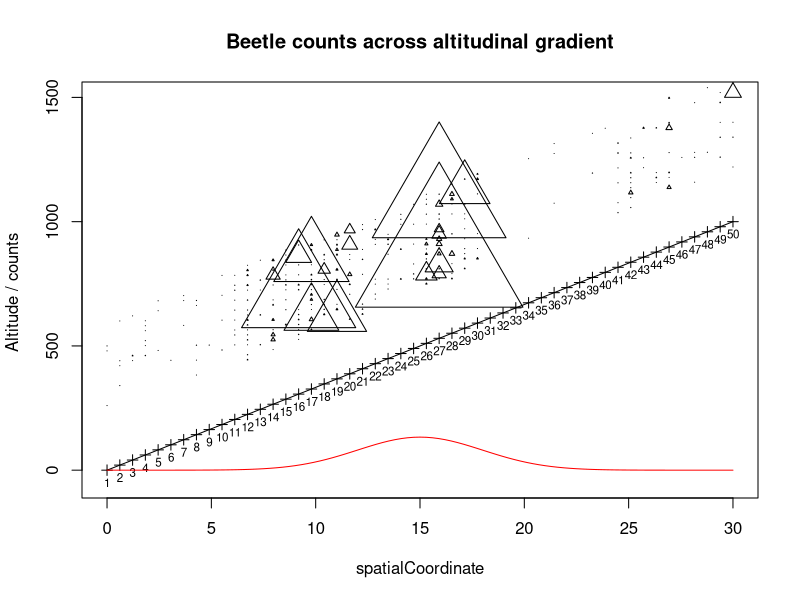
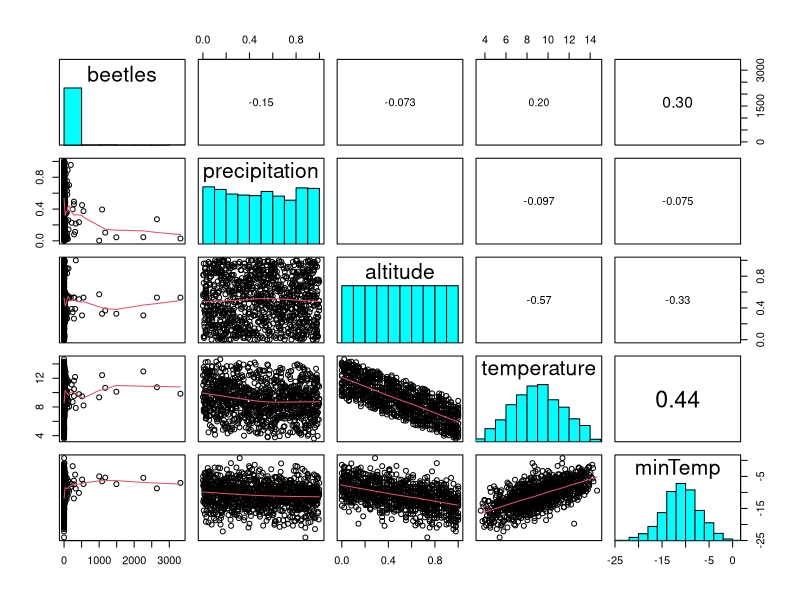

Generate these figures, in order, with R:
## ---- chunk 1
library(lme4)
library(lmerTest)
library(msm)
library(effects)
## ---- chunk 2
set.seed(2)
altitude = rep(seq(0,1,len = 50), each = 20)
precipitation = runif(1000, 0,1) 
temperature =  runif(1000, 10,15) - precipitation - 6* altitude 
minTemp = temperature - 20 + rnorm(1000, 0,3)
dataID = 1:1000
spatialCoordinate = rep(seq(0,30, len = 50), each = 20)

# random effects
region = rep(1:10, each = 100)
plot = rep(1:50, each = 20)
year = rep(1:20, times = 50)
technician = sample.int(5, 1000, replace =T)


#plotRandom = 0 - rexp(20, rate = 1)

yearRandom = rtnorm(20, 0, 2, upper = 2)
regionRandom = rtnorm(10, 0, 5, upper = 2)
plotRandom = rtnorm(50,0,1, upper = 1)

technicianRandom = rtnorm(5, 0, 3, upper = 2)

#overdispersion = rtnorm(1000, sd = 1, upper = 1)

beetles <- rpois(1000, exp( -7 +   
  
  -2  * precipitation 
  
  + 2* temperature - 0.08*temperature^2 
  
  -0.05*(minTemp + yearRandom[year] + 5)^2

  
  #+ overdispersion 
  + plotRandom[plot] + regionRandom[region] + technicianRandom[technician] )
)
# beetles[rbinom(1,200,0.1)] = 0  #zero-inflation
data = data.frame(dataID, beetles, precipitation, altitude, temperature, minTemp, region, plot, year, technician, spatialCoordinate)
write.table(data, "data.txt")
## ---- chunk 3
str(data)
## ---- chunk 4

plot(spatialCoordinate , 200 + altitude * 1000 + 20* year, cex = beetles/200, pch =2, main = "Beetle counts across altitudinal gradient", ylim = c(-50,1500), ylab = "Altitude / counts ")
lines(spatialCoordinate, altitude * 1000)
points(unique(spatialCoordinate), unique(altitude * 1000) , pch = 3)
text(unique(spatialCoordinate), unique(altitude * 1000) - 50, unique(plot), cex = 0.7 )
curve(1000* dnorm(x, 15,3), 0, 30, add = T, col = "red")
## ---- chunk 5

panel.hist <- function(x, ...)
{
    usr <- par("usr"); on.exit(par(usr))
    par(usr = c(usr[1:2], 0, 1.5) )
    h <- hist(x, plot = FALSE)
    breaks <- h$breaks; nB <- length(breaks)
    y <- h$counts; y <- y/max(y)
    rect(breaks[-nB], 0, breaks[-1], y, col = "cyan", ...)
}
panel.cor <- function(x, y, digits = 2, prefix = "", cex.cor, ...)
{
    usr <- par("usr"); on.exit(par(usr))
    par(usr = c(0, 1, 0, 1))
    r <- cor(x, y, use = "complete.obs", method = "kendall")
    txt <- format(c(r, 0.123456789), digits = digits)[1]
    txt <- paste0(prefix, txt)
    if(missing(cex.cor)) cex.cor <- 0.8/strwidth(txt)
    text(0.5, 0.5, txt, cex = cex.cor * r)
}
pairs(data[2:6], lower.panel = panel.smooth, diag.panel = panel.hist, upper.panel = panel.cor)
